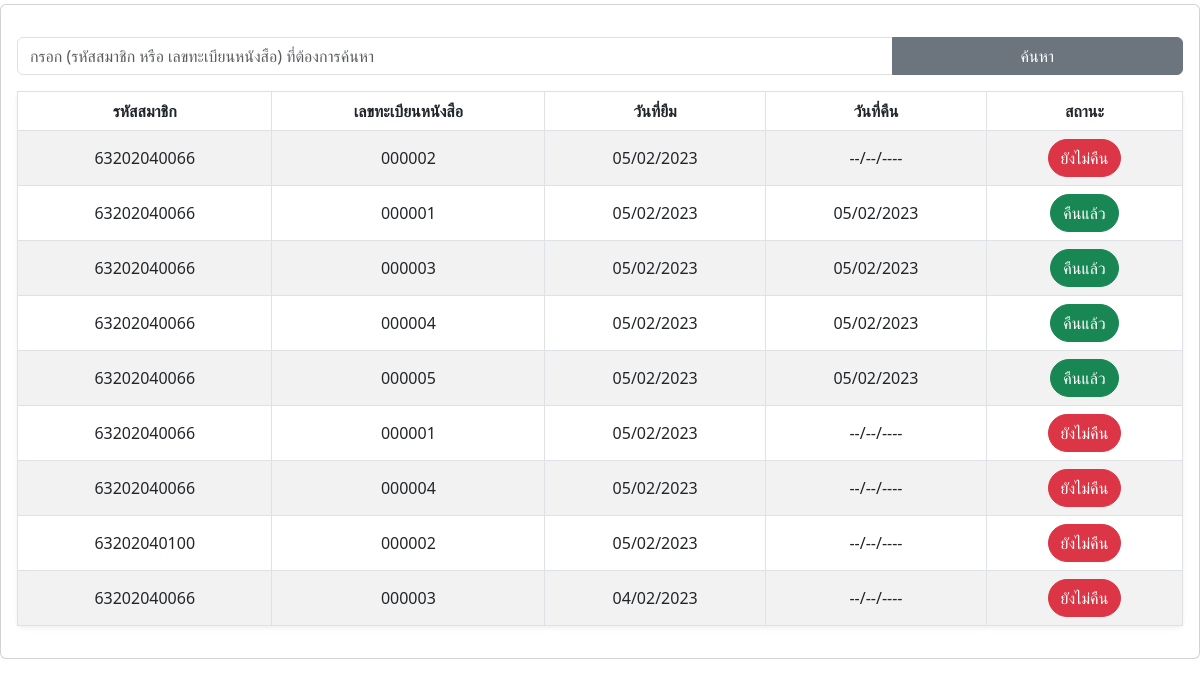
Page /staff/page/history.php on the committed database.
### tables this page shows
CREATE TABLE `transection` (
  `id_mem` varchar(20) NOT NULL,
  `id_bk` varchar(20) NOT NULL,
  `lend_tran` date NOT NULL COMMENT 'วันที่ยืม',
  `rest_tran` date NOT NULL COMMENT 'วันที่คืน',
  `status_tran` tinyint(4) NOT NULL COMMENT 'สถานะการคืน'
);

### staff/page/history.php (the view, shortened to what this page needs)
<?php require $_SERVER['DOCUMENT_ROOT']."/user63202040097/src/Database/conn.php"; ?>
<?php
    if(isset($_POST['search'])){
        $history_data = $_POST["history_data"];
        $sql = "SELECT * FROM
        transection WHERE id_mem LIKE  '%$history_data%'
        OR id_bk LIKE  '%$history_data%'
        ORDER BY lend_tran DESC";
        $result = mysqli_query($conn,$sql);
        $count = mysqli_num_rows($result);
    }else{
        $sql = "SELECT * FROM transection ORDER BY lend_tran DESC";
        $result = mysqli_query($conn,$sql);
        $count = mysqli_num_rows($result);
    }
?>
<!DOCTYPE html>
<html lang="en">
<head>
    <link rel="stylesheet" href="https://unicons.iconscout.com/release/v4.0.0/css/line.css">
    <link rel="stylesheet" href="../assets/css/bootstrap.css">
    <link rel="stylesheet" href="../assets/css/dashboard.css">
</head>
<body>
    <div class="card mt-1">
        <div class="card-body">
            <form action="" method="POST" class="input-group my-3 needs-validation">
                        <input type="text" placeholder="กรอก (รหัสสมาชิก หรือ เลขทะเบียนหนังสือ) ที่ต้องการค้นหา" class="form-control"
                            name="history_data" required>
                        <input type="submit" name="search" value="ค้นหา" class="btn btn-secondary w-25">
            </form>
            <table class="table table-striped table-hover table-bordered table-responsive bg-white rounded shadow-sm ">
                <thead>
                    <tr>
                        <th scope="col" class="text-center align-middle">รหัสสมาชิก</th>
                        <th scope="col" class="text-center align-middle">เลขทะเบียนหนังสือ</th>
                        <th scope="col" class="text-center align-middle">วันที่ยืม</th>
                        <th scope="col" class="text-center align-middle">วันที่คืน</th>
                        <th scope="col" class="text-center align-middle">สถานะ</th>
                    </tr>
                </thead>
                <tbody>
                    <?php if($count > 0) { ?>
                    <?php while($row = mysqli_fetch_assoc($result)){ ?>
                    <tr>
                        <td class="text-center align-middle"><?php echo $row["id_mem"];?></td>
                        <td class="text-center align-middle"><?php echo $row["id_bk"];?></td>
                        <td class="text-center align-middle"><?php echo date_format(date_create($row["lend_tran"]),"d/m/Y");?></td>
                        <td class="text-center align-middle">
                            <?php
                            switch($row['status_tran']){
                                case "0":echo date_format(date_create($row["rest_tran"]),"d/m/Y"); break;
                                case "1":echo "--/--/----"; break;
                            }
                            ?>
                        </td>
                        <td class="text-center align-middle">
                            <?php
                                switch($row['status_tran']){
                                    case "0":echo "<div class='btn btn-success rounded-pill '>คืนแล้ว</div>"; break;
                                    case "1":echo "<div class='btn btn-danger rounded-pill '>ยังไม่คืน</div>"; break;
                                }
                            ?>
                        </td>
                    </tr>
                    <?php }?>
                    <?php } ?>
                </tbody>
            </table>
        </div>
    </div>
</body>
</html>

### assets/css/dashboard.css (style rules this page uses)
:root { --main-bg-color: #0665a5; --main-text-color: #0665a5; --second-text-color: #bbbec5; --second-bg-color: #c1e8ef; }

### rows in the picture
transection: id_mem "63202040066", id_bk "000002", lend_tran "05/02/2023", status_tran "ยังไม่คืน"
transection: id_mem "63202040066", id_bk "000001", lend_tran "05/02/2023", rest_tran "05/02/2023", status_tran "คืนแล้ว"
transection: id_mem "63202040066", id_bk "000003", lend_tran "05/02/2023", rest_tran "05/02/2023", status_tran "คืนแล้ว"
transection: id_mem "63202040066", id_bk "000004", lend_tran "05/02/2023", rest_tran "05/02/2023", status_tran "คืนแล้ว"
transection: id_mem "63202040066", id_bk "000005", lend_tran "05/02/2023", rest_tran "05/02/2023", status_tran "คืนแล้ว"
transection: id_mem "63202040066", id_bk "000001", lend_tran "05/02/2023", status_tran "ยังไม่คืน"
transection: id_mem "63202040066", id_bk "000004", lend_tran "05/02/2023", status_tran "ยังไม่คืน"
transection: id_mem "63202040100", id_bk "000002", lend_tran "05/02/2023", status_tran "ยังไม่คืน"
transection: id_mem "63202040066", id_bk "000003", lend_tran "04/02/2023", status_tran "ยังไม่คืน"
